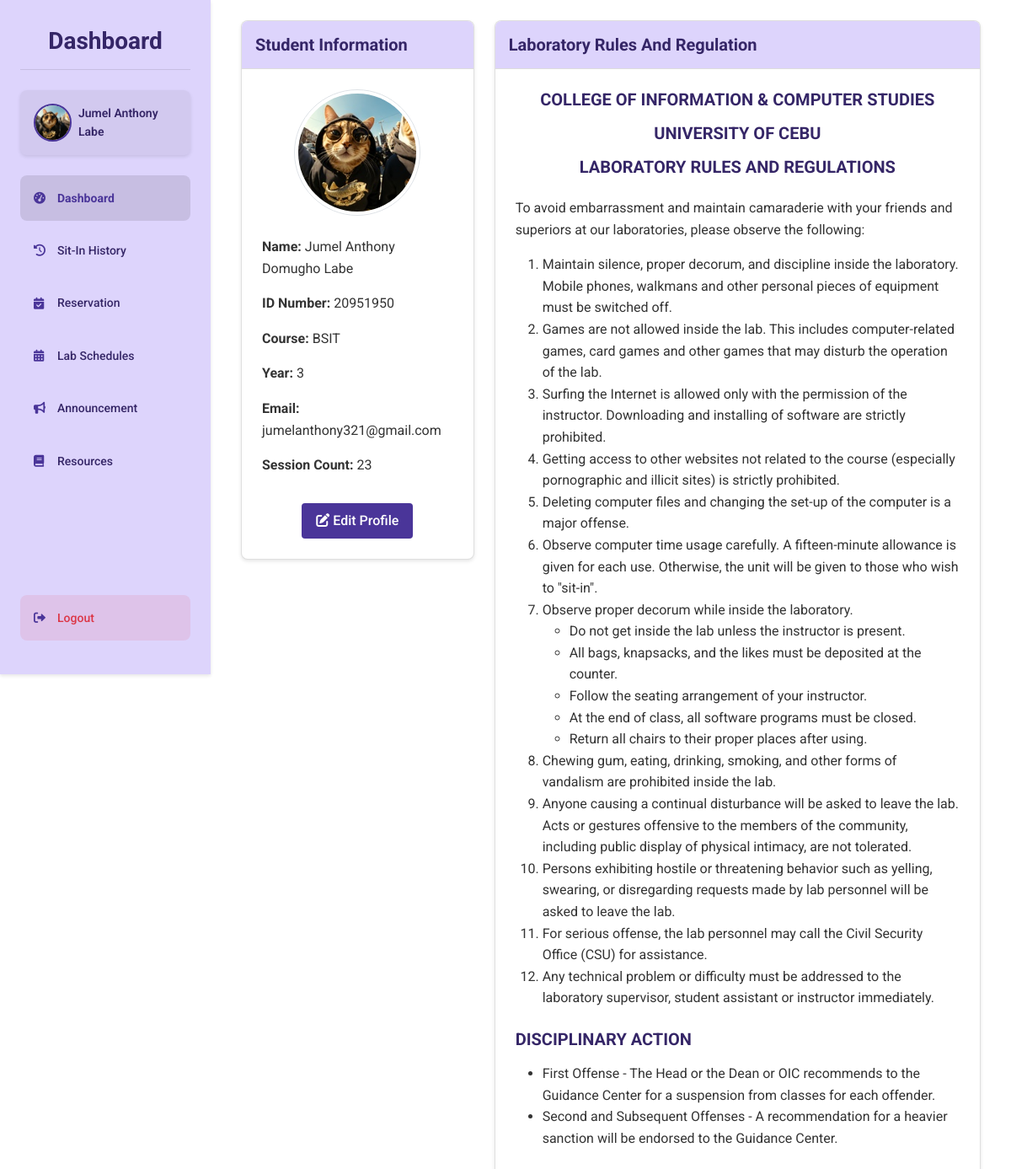
Page /student/dashboard (signed in) on the committed database.
### tables this page shows
CREATE TABLE students ( 
idno TEXT PRIMARY KEY,
lastname TEXT NOT NULL,
firstname TEXT NOT NULL,
midname TEXT,
course TEXT NOT NULL,
year_level INTEGER NOT NULL,
email_address TEXT NOT NULL,
username TEXT NOT NULL CHECK (username = idno),
password TEXT NOT NULL,
profile_picture TEXT DEFAULT NULL,
session_count INTEGER DEFAULT 30
, reward_points INTEGER DEFAULT 0, reward_redeemable INTEGER DEFAULT 0, sit_in_count INTEGER DEFAULT 0);

### routes/student_routes.py (the view, shortened to what this page needs)
@student_bp.route('/dashboard')
def dashboard():
    if session.get('user_type') != 'student':
        session.clear()
        return redirect(url_for('auth.login'))
    student = get_student_by_id(session['user_id'])
    conn = get_connection()
    cursor = conn.cursor()
    cursor.execute("""
        SELECT sir.*, c.pc_number as computer_number
        FROM sit_in_records sir
        LEFT JOIN computers c ON sir.lab = c.lab_room AND sir.computer_number = c.pc_number
        WHERE sir.id_number = ? AND sir.logout_time IS NULL
        ORDER BY sir.login_time DESC
        LIMIT 1
    """, (session['user_id'],))
    sit_in = cursor.fetchone()
    cursor.execute("""
        SELECT * FROM computer_reservation_requests
        WHERE student_id = ? AND status IN ('pending', 'approved')
        ORDER BY date, time_in
    """, (session['user_id'],))
    reservations = cursor.fetchall()
    conn.close()
    active_sit_in = None
    pending_reservations = []
    for res in reservations:
        reservation = {
            'id': res['id'],
            'lab_room': res['lab_room'],
            'purpose': res['purpose'],
            'date': res['date'],
            'time_in': res['time_in'],
            'status': res['status'],
            'computer_number': res['computer_number'],
            'notes': res['notes']
        }
        pending_reservations.append(reservation)
    announcements = get_announcements()
    return render_template('dashboard.html',
                         student=student,
                         active_sit_in=active_sit_in,
                         pending_reservations=pending_reservations,
                         announcements=announcements[0:3] if announcements else [])

### app.py (called while the page is built)
@app.after_request
def add_header(response):
    if 'Cache-Control' not in response.headers:
        response.headers['Cache-Control'] = 'no-store, no-cache, must-revalidate, post-check=0, pre-check=0, max-age=0'
        response.headers['Pragma'] = 'no-cache'
        response.headers['Expires'] = '-1'
    return response

### dbhelper.py (called while the page is built)
def get_student_by_id(idno):
    conn = get_connection()
    cursor = conn.cursor()
    cursor.execute("SELECT * FROM students WHERE idno = ?", (idno,))
    student = cursor.fetchone()
    conn.close()
    return student

def get_announcements():
    conn = get_connection()
    cursor = conn.cursor()
    cursor.execute("SELECT * FROM announcements ORDER BY created_at DESC")
    announcements = cursor.fetchall()
    conn.close()
    return announcements

### templates/dashboard.html (shortened to what this page needs)
{% extends "base.html" %}
{% block content %}
<div class="dashboard-container">
    <div class="sidebar">
        <h1 class="dashboard-title">Dashboard</h1>
        <div class="profile">
            {% if student['profile_picture'] %}
                <img src="{{ url_for('static', filename=student['profile_picture']) }}" alt="Profile" class="profile-pic">
            {% else %}
                <img src="{{ url_for('static', filename='default-avatar.jpg') }}" alt="Profile" class="profile-pic">
            {% endif %}
            <span class="profile-name">{{ student['firstname'] }} {{ student['lastname'] }}</span>
        </div>
        <a href="{{ url_for('student.dashboard') }}" class="menu-btn active">
            <i class="fas fa-tachometer-alt"></i> Dashboard
        </a>
        <a href="{{ url_for('student.sit_in_history') }}" class="menu-btn">
            <i class="fas fa-history"></i> Sit-In History
        </a>
        <a href="{{ url_for('student.reserve') }}" class="menu-btn">
            <i class="fas fa-calendar-check"></i> Reservation
        </a>
        <a href="{{ url_for('student.lab_schedules') }}" class="menu-btn">
            <i class="fas fa-calendar-alt"></i> Lab Schedules
        </a>
        <a href="{{ url_for('student.announcements') }}" class="menu-btn">
            <i class="fas fa-bullhorn"></i> Announcement
        </a>
        <a href="{{ url_for('student.resources') }}" class="menu-btn">
            <i class="fas fa-book"></i> Resources
        </a>
        <a href="{{ url_for('auth.logout') }}" class="menu-btn logout-btn">
            <i class="fas fa-sign-out-alt"></i> Logout
        </a>
    </div>
    <div class="main-content">
        <div class="container-fluid">
            <div class="row">
                <div class="col-lg-4">
                    <div class="card mb-4">
                        <div class="card-header">
                            <h3 class="card-title">Student Information</h3>
                        </div>
                        <div class="card-body text-center">
                            <div class="mb-4">
                                {% if student['profile_picture'] %}
                                    <img src="{{ url_for('static', filename=student['profile_picture']) }}" alt="Profile Picture" class="img-thumbnail rounded-circle" style="width: 150px; height: 150px; object-fit: cover;">
                                {% else %}
                                    <img src="{{ url_for('static', filename='default-avatar.jpg') }}" alt="Default Profile Picture" class="img-thumbnail rounded-circle" style="width: 150px; height: 150px; object-fit: cover;">
                                {% endif %}
                            </div>
                            <div class="student-details text-start">
                                <p><strong>Name:</strong> {{ student['firstname'] }}{% if student['midname'] %} {{ student['midname'] }}{% endif %} {{ student['lastname'] }}</p>
                                <p><strong>ID Number:</strong> {{ student['idno'] }}</p>
                                <p><strong>Course:</strong> {{ student['course'] }}</p>
                                <p><strong>Year:</strong> {{ student['year_level'] }}</p>
                                <p><strong>Email:</strong> {{ student['email_address'] }}</p>
                                <p><strong>Session Count:</strong> {{ student['session_count'] if student['session_count'] else 0 }}</p>
                            </div>
                            <button class="btn btn-primary mt-3" onclick="openModal()">
                                <i class="fas fa-edit"></i> Edit Profile
                            </button>
                        </div>
                    </div>
                </div>
                <div class="col-lg-8">
                    <div class="card">
                        <div class="card-header">
                            <h3 class="card-title">Laboratory Rules And Regulation</h3>
                        </div>
                        <div class="card-body">
                            <div class="text-center mb-4">
                                <h4>COLLEGE OF INFORMATION & COMPUTER STUDIES</h4>
                                <h4>UNIVERSITY OF CEBU</h4>
                                <h4>LABORATORY RULES AND REGULATIONS</h4>
                            </div>
                            <p>To avoid embarrassment and maintain camaraderie with your friends and superiors at our laboratories, please observe the following:</p>
                            <ol class="mb-4">
                                <li>Maintain silence, proper decorum, and discipline inside the laboratory. Mobile phones, walkmans and other personal pieces of equipment must be switched off.</li>
                                <li>Games are not allowed inside the lab. This includes computer-related games, card games and other games that may disturb the operation of the lab.</li>
                                <li>Surfing the Internet is allowed only with the permission of the instructor. Downloading and installing of software are strictly prohibited.</li>
                                <li>Getting access to other websites not related to the course (especially pornographic and illicit sites) is strictly prohibited.</li>
                                <li>Deleting computer files and changing the set-up of the computer is a major offense.</li>
                                <li>Observe computer time usage carefully. A fifteen-minute allowance is given for each use. Otherwise, the unit will be given to those who wish to "sit-in".</li>
                                <li>Observe proper decorum while inside the laboratory.
                                    <ul>
                                        <li>Do not get inside the lab unless the instructor is present.</li>
                                        <li>All bags, knapsacks, and the likes must be deposited at the counter.</li>
                                        <li>Follow the seating arrangement of your instructor.</li>
                                        <li>At the end of class, all software programs must be closed.</li>
                                        <li>Return all chairs to their proper places after using.</li>
                                    </ul>
                                </li>
                                <li>Chewing gum, eating, drinking, smoking, and other forms of vandalism are prohibited inside the lab.</li>
                                <li>Anyone causing a continual disturbance will be asked to leave the lab. Acts or gestures offensive to the members of the community, including public display of physical intimacy, are not tolerated.</li>
                                <li>Persons exhibiting hostile or threatening behavior such as yelling, swearing, or disregarding requests made by lab personnel will be asked to leave the lab.</li>
                                <li>For serious offense, the lab personnel may call the Civil Security Office (CSU) for assistance.</li>
                                <li>Any technical problem or difficulty must be addressed to the laboratory supervisor, student assistant or instructor immediately.</li>
                            </ol>
                            <div class="disciplinary-action">
                                <h4>DISCIPLINARY ACTION</h4>
                                <ul>
                                    <li>First Offense - The Head or the Dean or OIC recommends to the Guidance Center for a suspension from classes for each offender.</li>
                                    <li>Second and Subsequent Offenses - A recommendation for a heavier sanction will be endorsed to the Guidance Center.</li>
                                </ul>
                            </div>
                        </div>
                    </div>
                </div>
            </div>
        </div>
    </div>
</div>
{% endblock %}

### static/css/styles.css (style rules this page uses)
:root { --primary: #4a3599; --primary-light: #ddd4fc; --primary-dark: #352667; --secondary: #6c63ff; --accent: #7f6df2; --text-dark: #333333; --text-medium: #555555; --text-light: #777777; --white: #ffffff; --light-gray: #f5f5f5; --mid-gray: #e0e0e0; --border-color: #dddddd; --success: #28a745; --danger: #dc3545; --warning: #ffc107; --info: #17a2b8; --font-family: 'Roboto', Arial, sans-serif; --h1-size: 2rem; --h2-size: 1.75rem; --h3-size: 1.5rem; --h4-size: 1.25rem; --body-size: 1rem; --small-size: 0.875rem; --space-xs: 0.25rem; --space-sm: 0.5rem; --space-md: 1rem; --space-lg: 1.5rem; --space-xl: 2rem; --radius-sm: 4px; --radius-md: 8px; --radius-lg: 15px; --shadow-sm: 0 2px 4px rgba(0, 0, 0, 0.1); --shadow-md: 0 4px 8px rgba(0, 0, 0, 0.1); --shadow-lg: 0 8px 16px rgba(0, 0, 0, 0.1); }
* { margin: 0; padding: 0; box-sizing: border-box; }
body { font-family: var(--font-family); color: var(--text-dark); background-color: var(--light-gray); line-height: 1.6; font-size: var(--body-size); }
a { color: var(--primary); text-decoration: none; transition: color 0.3s ease; }
h1, h2, h3, h4, h5, h6 { font-weight: 700; line-height: 1.2; margin-bottom: var(--space-md); color: var(--primary-dark); }
h1 { font-size: var(--h1-size); }
h3 { font-size: var(--h3-size); }
h4 { font-size: var(--h4-size); }
.dashboard-container { width: 100%; min-height: 100vh; display: flex; background-color: var(--white); overflow: hidden; padding-left: 250px; position: relative; }
.main-content { flex: 1; padding: var(--space-lg); overflow-y: auto; width: calc(100% - 250px); }
.sidebar { width: 250px; background-color: #DDD4FC; padding: var(--space-xl) var(--space-lg); display: flex; flex-direction: column; height: 100vh; position: fixed; left: 0; top: 0; z-index: 1000; box-shadow: var(--shadow-sm); transition: transform 0.3s ease; }
.dashboard-title { color: var(--primary-dark); font-size: var(--h2-size); font-weight: bold; padding-bottom: var(--space-md); margin-bottom: var(--space-lg); border-bottom: 1px solid rgba(0, 0, 0, 0.1); text-align: center; }
.profile { display: flex; align-items: center; gap: var(--space-sm); background-color: rgba(0, 0, 0, 0.05); padding: var(--space-md); border-radius: var(--radius-md); box-shadow: var(--shadow-sm); margin-bottom: var(--space-lg); }
.profile-pic { width: 45px; height: 45px; border-radius: 50%; object-fit: cover; border: 2px solid var(--primary); }
.profile-name { font-size: var(--small-size); font-weight: 600; color: var(--primary-dark); }
.menu-btn { background-color: transparent; border: none; padding: var(--space-md); border-radius: var(--radius-md); font-size: var(--small-size); font-weight: 500; text-align: left; cursor: pointer; transition: all 0.2s ease; color: var(--primary-dark); text-decoration: none; display: flex; align-items: center; gap: var(--space-sm); margin-bottom: var(--space-sm); }
.menu-btn.active { background-color: rgba(0, 0, 0, 0.1); font-weight: bold; color: var(--primary); }
.menu-btn i { width: 20px; color: var(--primary); }
.logout-btn { margin-top: auto; background-color: rgba(220, 53, 69, 0.1); color: var(--danger); }
.btn { display: inline-block; font-weight: 500; text-align: center; white-space: nowrap; vertical-align: middle; user-select: none; border: 1px solid transparent; padding: var(--space-sm) var(--space-md); font-size: var(--body-size); line-height: 1.5; border-radius: var(--radius-sm); transition: all 0.3s ease; cursor: pointer; }
.btn-primary { background-color: var(--primary); color: var(--white); }
.card { background-color: var(--white); border-radius: var(--radius-md); box-shadow: var(--shadow-sm); overflow: hidden; margin-bottom: var(--space-lg); }
.card-header { padding: var(--space-md); background-color: var(--primary-light); border-bottom: 1px solid var(--border-color); }
.card-title { margin: 0; color: var(--primary-dark); font-size: var(--h4-size); }
.card-body { padding: var(--space-lg); }

### rows in the picture
students: profile_picture (picture), firstname "Jumel Anthony", lastname "Labe", midname "Domugho", idno "20951950", course "BSIT", year_level "3", email_address "jumelanthony321@gmail.com", session_count "23"
